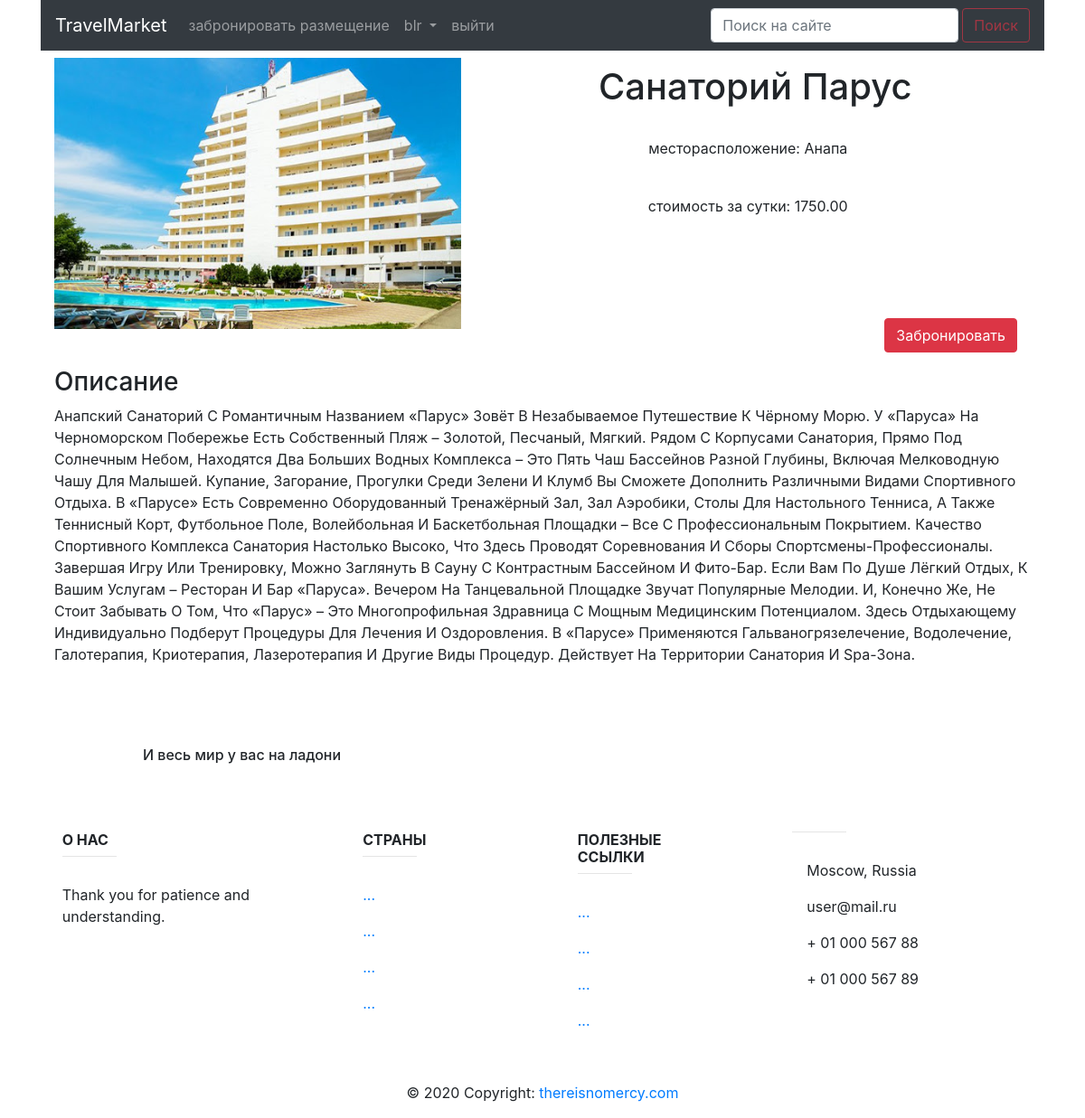
The page /list_of_accommodations/accommodation_details/1/ (signed in) on the database its author committed.
### authapp/models.py (models this page shows)
class TravelUser(AbstractUser):
    avatar = models.ImageField(upload_to='users_avatars', blank=True)
    age = models.PositiveIntegerField(verbose_name='возраст', default=18)

### mainapp/models.py (models this page shows, shortened)
class Accommodation(models.Model):
    country = models.ForeignKey(ListOfCountries, on_delete=models.CASCADE)
    region = models.ForeignKey(Regions, on_delete=models.CASCADE)
    name = models.CharField(verbose_name='название проживания', max_length=128,
                            unique=True)
    image = models.ImageField(upload_to='accommodation_img', blank=True)
    short_desc = models.TextField(verbose_name='краткое описание продукта',
                                  max_length=60, blank=True)
    description = models.TextField(verbose_name='описание продукта',
                                   blank=True)
    availability = models.PositiveIntegerField(verbose_name=
                                               'количество свободных номеров')
    price = models.DecimalField(
        verbose_name='цена', max_digits=8, decimal_places=2, default=0)
    room_desc = models.TextField(verbose_name='краткое описание комнаты',
                                 max_length=60, blank=True)
    is_active = models.BooleanField(verbose_name='активна', default=True)

class Regions(models.Model):
    country = models.ForeignKey(ListOfCountries, on_delete=models.CASCADE)
    name = models.CharField(verbose_name='имя', max_length=64, unique=True)
    description = models.TextField(verbose_name='описание', blank=True)
    is_active = models.BooleanField(verbose_name='активна', default=True)
    def __str__(self):
        return self.name

### mainapp/views.py (the view)
# urls.py: path('accommodation_details/<int:pk>/', mainapp.accommodation,
def accommodation(request, pk):
    title = 'продукты'
    content = {
        'title': title,
        'links_menu': ListOfCountries.objects.all(),
        'accommodation': get_object_or_404(Accommodation, pk=pk),
    }
    return render(request, 'mainapp/accommodation_details.html', content)

### mainapp/templates/mainapp/accommodation_details.html
{% extends 'mainapp/base.html' %}
{% load static %}
{% block content %}
    <div class="container-fluid">
        <div class="media ">
            <img src="/media/{{ accommodation.image }}"
                 class="img-fluid mt-2 col-lg-offset-4" alt="Responsive image"
                 style="height: 300px">
            <div class="ml-1 container-fluid">
                <div class="align-content-lg-between text-center">
                    <h1 class="mt-3 ml-3">{{ accommodation.name|title }}</h1>
                    <br>
                    <p>месторасположение: {{ accommodation.region|title }}</p>
                    <br>
                    <p>стоимость за сутки: {{ accommodation.price }}</p>
                    <br><br><br><br>
                </div>
                <div class="float-right">
                    <button class="btn  btn-danger ">
                        <a style="color: white; text-decoration: none"
                           href="{% url 'basket:add' accommodation.pk %}">Забронировать</a>
                    </button>
                </div>
            </div>
        </div>
        <div class="mt-3">
            <h3>Описание</h3>
            {{ accommodation.description|title }}
        </div>
    </div>
{% endblock %}

### mainapp/templates/mainapp/includes/inc_menu.html (shortened to what this page needs)
<div class="">
<nav class="navbar navbar-expand-lg navbar-dark bg-dark ">
    <div class="collapse navbar-collapse" id="navbarTogglerDemo01">
        <a class="navbar-brand" href="{% url 'main' %}">TravelMarket</a>
        <ul class="navbar-nav mr-auto mt-2 mt-lg-0">
            <li class="nav-item"><a class="nav-link"
                                    href="{% url 'acc:index' %}">
                забронировать размещение</a></li>
            <li class="nav-item dropdown">
                {% if user.is_authenticated %}
                    <a class="nav-link dropdown-toggle"
                       href="" data-toggle="dropdown" aria-haspopup="true"
                       aria-expanded="false">
                        {{ user|default:'пользователь' }}
                    </a>
                    <li class="nav-item">
                        <a class="nav-link"
                           href="{% url 'auth:logout' %}">выйти</a>
                    </li>
                {% else %}
                    <li class="nav-item">
                        <a class="nav-link"
                           href="{% url 'auth:login' %}">войти</a>
                    </li>
                {% endif %}
            </li>
        </ul>
        <form class="form-inline my-2 my-lg-0" >
            <input class="form-control mr-sm-1 " action="{% url 'acc:index' %}"
                   type="search" placeholder="Поиск на сайте" aria-label="Search"
            name="search">
            <button class="btn btn-outline-danger my-2 my-sm-0 disabled"
                    type="submit">Поиск</button>
        </form>
    </div>
</nav>
</div>

### static/css/style.css (style rules this page uses)
* { margin: 0; padding: 0; }
body { font-family: 'Montserrat', sans-serif; }
html, body { height: 100%; }

### rows shown on the page
TravelUser: username "blr"
Accommodation: image (picture), name "Санаторий Парус", region "Анапа", price "1750.00", description "Анапский Санаторий С Романтичным Названием «Парус» Зовёт В Незабываемое Путешествие К Чёрному Морю. У «Паруса» На Черноморском Побережье Есть Собственный Пляж – Золотой, Песчаный, Мягкий. Рядом С Корпусами Санатория, Прямо Под Солнечным Небом, Находятся Два Больших Водных Комплекса – Это Пять Чаш Бассейнов Разной Глубины, Включая Мелководную Чашу Для Малышей. Купание, Загорание, Прогулки Среди Зелени И Клумб Вы Сможете Дополнить Различными Видами Спортивного Отдыха. В «Парусе» Есть Современно Оборудованный Тренажёрный Зал, Зал Аэробики, Столы Для Настольного Тенниса, А Также Теннисный Корт, Футбольное Поле, Волейбольная И Баскетбольная Площадки – Все С Профессиональным Покрытием. Качество…"
